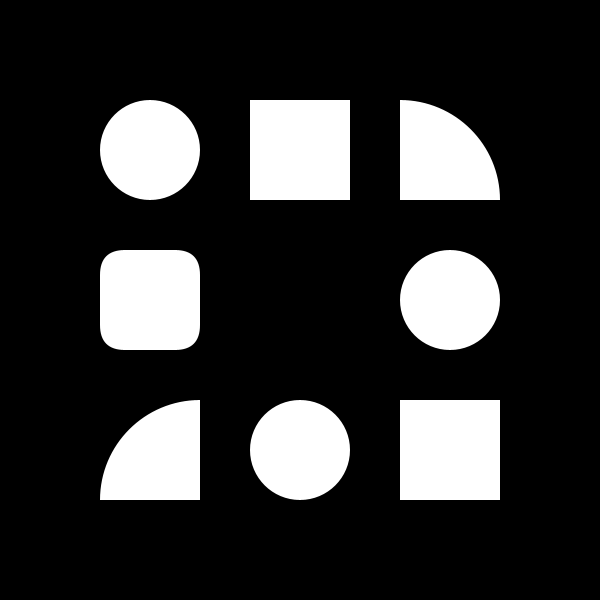
Frame 1 (no input)
Frame 60 (the mouse pressed at the canvas centre just before this capture): identical to frame 1, image omitted
Frame 120 (the mouse held since frame 60 and released just before this capture): identical to frame 1, image omitted

The Processing sketch that drew this single still picture (run headless with seeded random() and noise(); from frame 60 on, the mouse is pressed at the canvas centre):

// Processing sketch: shapes_template
// ── shapes_template.pde
// 関数理解用のテンプレート
// たくさん図形を並べて描く

void setup() {
  size(600, 600);
  noStroke();
  background(0);

  // rect() の座標の扱いを ellipse() と同じように変更する
  rectMode(CENTER);

  // 上段左の図形
  ellipse(
    width / 4,
    height / 4,
    100, 100
  );

  // 上段中央の図形
  rect(
    width / 2,
    height / 4,
    100, 100
  );

  // 上段右上の図形
  arc(
    width * 3 / 4 - 100 / 2,
    height / 4 + 100 / 2,
    100 * 2, 100 * 2,
    -PI / 2,
    0,
    PIE
  );

  // 中段左の図形
  rect(
    width / 4,
    height / 2,
    100, 100,
    25
  );

  // 中段右の図形
  ellipse(
    width * 3 / 4,
    height / 2,
    100, 100
  );

  // 下段左の図形
  arc(
    width / 4 + 100 / 2,
    height * 3 / 4 + 100 / 2,
    100 * 2, 100 * 2,
    PI, PI * 3 / 2,
    PIE
  );

  // 下段中央の図形
  ellipse(
    width / 2,
    height * 3 / 4,
    100, 100
  );

  // 下段右の図形
  rect(
    width * 3 / 4,
    height * 3 / 4,
    100, 100
  );
}

void draw() {
}
